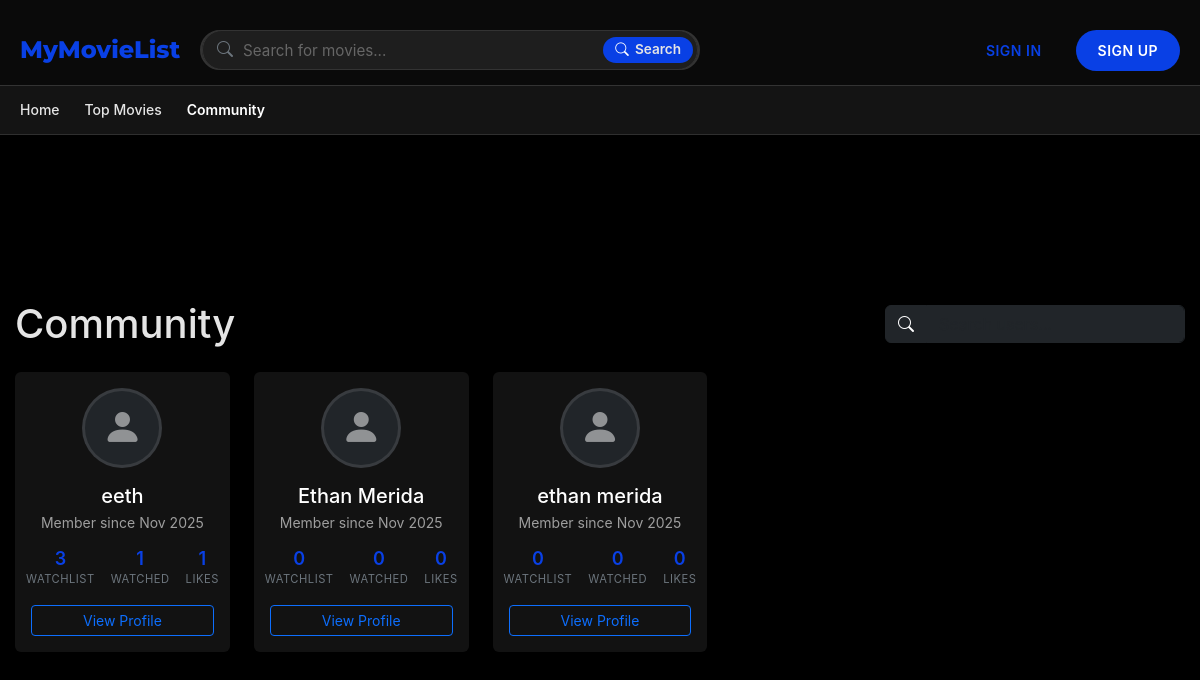
Before: /community with the older database file.
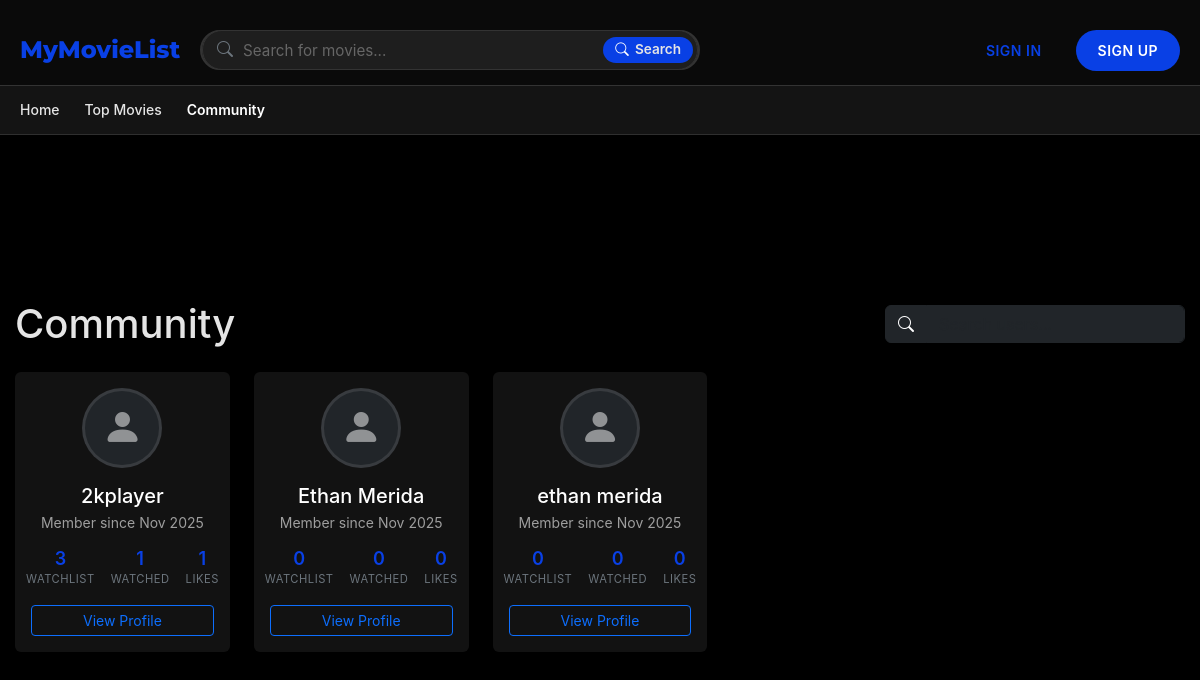
After: the same page with the newer database file.
### board/models.py (models this page shows, shortened)
class User(UserMixin, db.Model):
    __tablename__ = 'users'
    id = db.Column(db.Integer, primary_key=True)
    username = db.Column(db.String(64), unique=True, nullable=False)
    email = db.Column(db.String(120), unique=True, nullable=False)
    password_hash = db.Column(db.String(128))
    created_at = db.Column(db.DateTime, default=datetime.utcnow)
    last_login = db.Column(db.DateTime)
    is_active = db.Column(db.Boolean, default=True)
    watchlist = db.relationship(
        'Movie',
        secondary=watchlist,
        lazy='dynamic',
        backref=db.backref('watchers', lazy='dynamic')
    )
    favorite_movies = db.relationship(
        'Movie',
        secondary=favorites,
        lazy='dynamic',
        backref=db.backref('favorited_by', lazy='dynamic')
    )
    watched_movies = db.relationship(
        'Movie',
        secondary=watched,
        lazy='dynamic',
        backref=db.backref('watched_by', lazy='dynamic')
    )

### board/pages.py (the view)
@bp.route('/community')
def community():
    users = User.query.filter_by(is_active=True)\
                    .order_by(User.last_login.desc())\
                    .limit(50).all()  # Limit to 50 most recent users
    for user in users:
        user.stats = {
            'watchlist_count': user.watchlist.count(),
            'watched_count': user.watched_movies.count(),
            'favorites_count': user.favorite_movies.count()
        }
    return render_template('community.html', users=users)

### board/templates/community.html (shortened to what this page needs)
{% extends "base.html" %}
{% block content %}
<div class="container py-4">
    <div class="d-flex justify-content-between align-items-center mb-4">
        <h1 class="mb-0">Community</h1>
        <div class="d-flex align-items-center">
            <div class="input-group" style="max-width: 300px;">
                <span class="input-group-text bg-dark border-dark"><i class="bi bi-search text-white"></i></span>
                <input type="text" class="form-control bg-dark text-white border-dark" placeholder="Search users..." id="userSearch">
            </div>
        </div>
    </div>
    <div class="row row-cols-2 row-cols-md-3 row-cols-lg-4 row-cols-xl-5 g-4" id="userGrid">
        {% for user in users %}
        <div class="col">
            <div class="card h-100 border-0 shadow-sm hover-shadow transition-all">
                <div class="card-body text-center p-3">
                    <div class="mb-3">
                        <div class="mx-auto position-relative" style="width: 80px; height: 80px;">
                            <div class="avatar-placeholder rounded-circle w-100 h-100 d-flex align-items-center justify-content-center bg-dark">
                                <i class="bi bi-person-fill text-white-50" style="font-size: 2.5rem;"></i>
                            </div>
                        </div>
                    </div>
                    <h5 class="card-title mb-1 text-truncate" title="{{ user.username }}">
                        {{ user.username }}
                    </h5>
                    <p class="text-muted small mb-3">
                        Member since {{ user.created_at.strftime('%b %Y') }}
                    </p>
                    <div class="d-flex justify-content-center gap-3 text-center mb-3">
                        <div class="stat-item">
                            <div class="stat-value">{{ user.stats.watchlist_count }}</div>
                            <div class="stat-label">Watchlist</div>
                        </div>
                        <div class="stat-item">
                            <div class="stat-value">{{ user.stats.watched_count }}</div>
                            <div class="stat-label">Watched</div>
                        </div>
                        <div class="stat-item">
                            <div class="stat-value">{{ user.stats.favorites_count }}</div>
                            <div class="stat-label">Likes</div>
                        </div>
                    </div>
                    <a href="{{ url_for('pages.profile', user_id=user.id) }}"
                       class="btn btn-sm btn-outline-primary w-100">
                        View Profile
                    </a>
                </div>
            </div>
        </div>
        {% endfor %}
    </div>
</div>
{% endblock %}

### board/templates/base.html (shortened to what this page needs)
<!DOCTYPE html>
<html lang="en">
<head>
    <link href="https://cdn.jsdelivr.net/npm/bootstrap@5.3.0/dist/css/bootstrap.min.css" rel="stylesheet">
    <link rel="stylesheet" href="https://cdn.jsdelivr.net/npm/bootstrap-icons@1.10.0/font/bootstrap-icons.css">
    <link rel="stylesheet" href="{{ url_for('static', filename='styles.css') }}">
    <link rel="stylesheet" href="{{ url_for('static', filename='css/movie_transitions.css') }}">
</head>
<body class="{% if request.endpoint == 'pages.my_library' %}library-page{% endif %}">
    <header class="header">
        <div class="header-top">
            <h1>MyMovieList</h1>
            <div class="search-container">
                <form action="{{ url_for('pages.search') }}" method="GET" class="search-form" id="searchForm">
                    <div class="search-bar">
                        <input
                            type="text"
                            name="q"
                            id="searchInput"
                            value="{{ search_query if search_query is defined else '' }}"
                            placeholder="Search for movies..."
                            class="search-input"
                            aria-label="Search movies"
                            required
                        >
                        <button type="submit" class="search-button" aria-label="Search">
                            <i class="bi bi-search"></i>
                            <span class="d-none d-sm-inline">Search</span>
                        </button>
                    </div>
                </form>
            </div>
            <div class="auth-buttons">
                {% if current_user.is_authenticated %}
                    <div class="dropdown">
                        <button class="btn btn-outline dropdown-toggle" type="button" id="userDropdown" data-bs-toggle="dropdown" aria-expanded="false">
                            <i class="bi bi-person-circle"></i> {{ current_user.username }}
                        </button>
                        <ul class="dropdown-menu dropdown-menu-end" aria-labelledby="userDropdown">
                            <li><a class="dropdown-item" href="{{ url_for('pages.profile') }}"><i class="bi bi-person"></i> Profile</a></li>
                            <li><hr class="dropdown-divider"></li>
                            <li><a class="dropdown-item text-danger" href="{{ url_for('pages.signout') }}"><i class="bi bi-box-arrow-right"></i> Sign Out</a></li>
                        </ul>
                    </div>
                {% else %}
                    <a href="{{ url_for('pages.signin') }}" class="btn btn-outline">Sign In</a>
                    <a href="{{ url_for('pages.signup') }}" class="btn btn-primary">Sign Up</a>
                {% endif %}
            </div>
        </div>
        <nav class="main-nav">
            <div class="nav-container">
                <ul class="nav-links">
                    <li class="{% if request.endpoint == 'pages.home' %}active{% endif %}"><a href="{{ url_for('pages.home') }}">Home</a></li>
                    <li class="{% if request.endpoint == 'pages.top_movies' %}active{% endif %}"><a href="{{ url_for('pages.top_movies') }}">Top Movies</a></li>
                    <li class="{% if request.endpoint == 'pages.community' %}active{% endif %}"><a href="{{ url_for('pages.community') }}">Community</a></li>
                </ul>
            </div>
        </nav>
    </header>
    <main class="main-content">
        {% block content %}{% endblock %}
    </main>
</body>
</html>

### board/templates/community.html (style rules this page uses)
.hover-shadow { transition: transform 0.2s ease, box-shadow 0.2s ease; }
.stat-value { font-weight: 600; line-height: 1; color: var(--accent-color); }
.stat-label { font-size: 0.7rem; color: #6c757d; text-transform: uppercase; letter-spacing: 0.5px; }
.avatar-placeholder { overflow: hidden; border: 3px solid rgba(255, 255, 255, 0.1); }

### board/templates/base.html (style rules this page uses)
.header { transition: all 0.3s ease; }

Changed rows visible on the page:
changed User: username "eeth" → "2kplayer"
